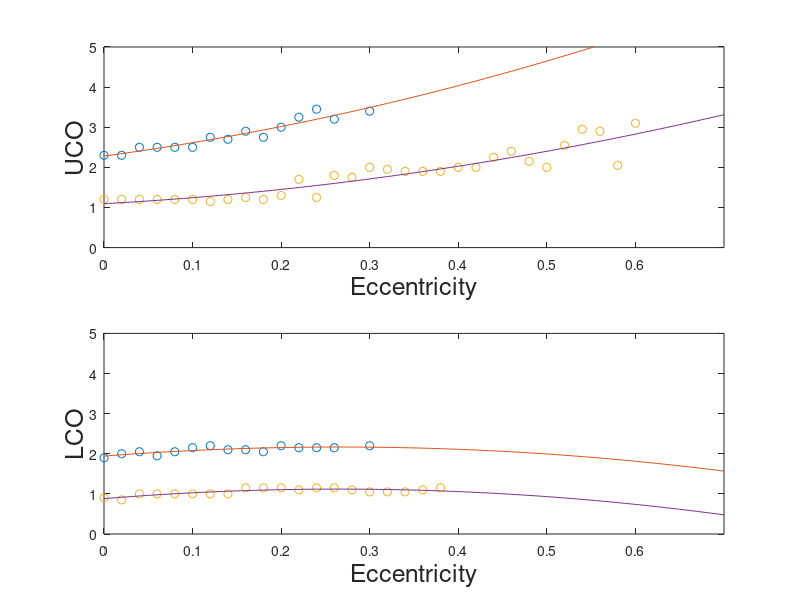

The MATLAB source for this figure:
function plot_UCOLCO_ase_co()

close all;

re = load('mr1_re_upto0.7_e8_pi.mat')
unre = load('counter_mr1_re_upto0.7_e8_pi.mat')

eccen_re = re.eccen;
eccen_unre = abs(unre.eccen);

x_re = 0:0.005:0.7;
x_unre = 0:0.005:0.7;

len1 = eccen_re(1:length(re.LCO_val));
len2 = eccen_unre(1:length(unre.LCO_val));

puco_re = polyfit(eccen_re,re.UCO_val,2)
plco_re = polyfit(len1,re.LCO_val,2)

puco_unre=polyfit(eccen_unre,unre.UCO_val,2)
plco_unre=polyfit(len2,unre.LCO_val,2)

plotpuco_re = polyval(puco_re,x_re);
plotplco_re = polyval(plco_re,x_re);

plotpuco_unre = polyval(puco_unre,x_unre);
plotplco_unre = polyval(plco_unre,x_unre);

figure(1)
    ax=subplot(2,1,1);
    plot(eccen_re,re.UCO_val,'o');hold on;
    plot(x_re,plotpuco_re);
    plot(eccen_unre,unre.UCO_val,'o');hold on;
    plot(x_unre,plotpuco_unre);
    xlabel('Eccentricity','fontsize',18);
    ylabel('UCO','fontsize',18);
    axis([0 0.7 0 5]);
    
    bx = subplot(2,1,2);
    plot(len1,re.LCO_val,'o');hold on;
    plot(x_re,plotplco_re)
    plot(len2,unre.LCO_val,'o');hold on;
    plot(x_unre,plotplco_unre)
    xlabel('Eccentricity','fontsize',18)
    ylabel('LCO','fontsize',18)
    
    axis([0 0.7 0 5]);
end


    